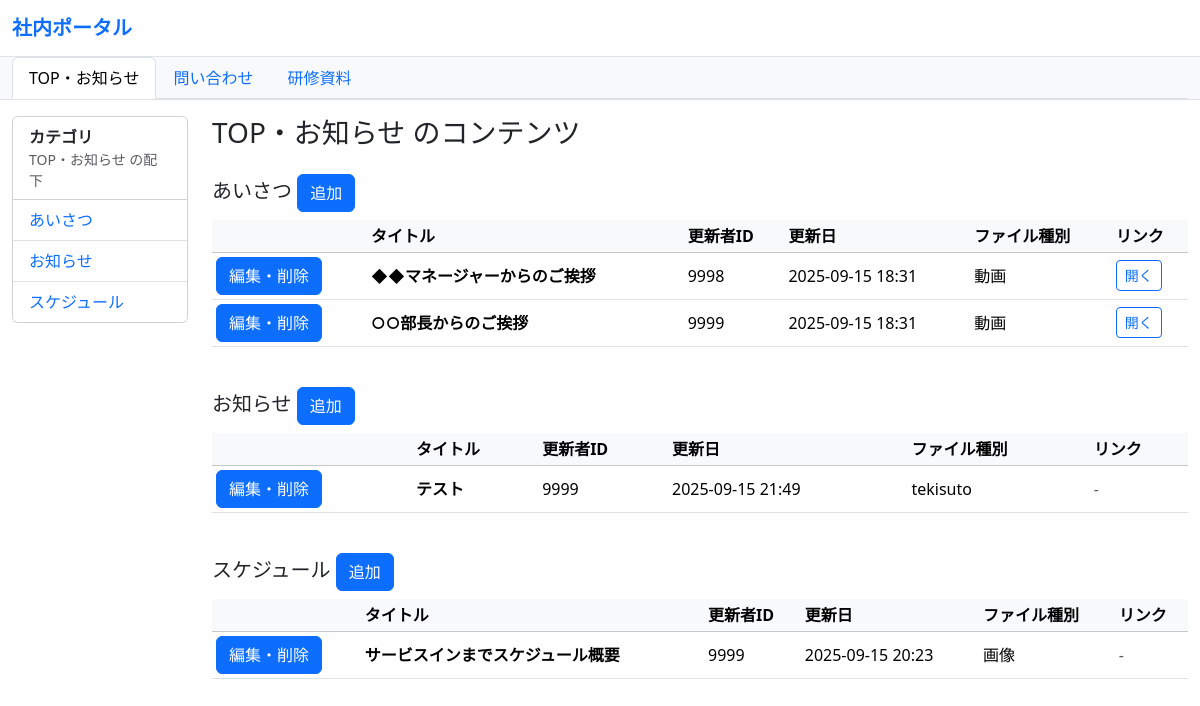
The app's page /, older data.
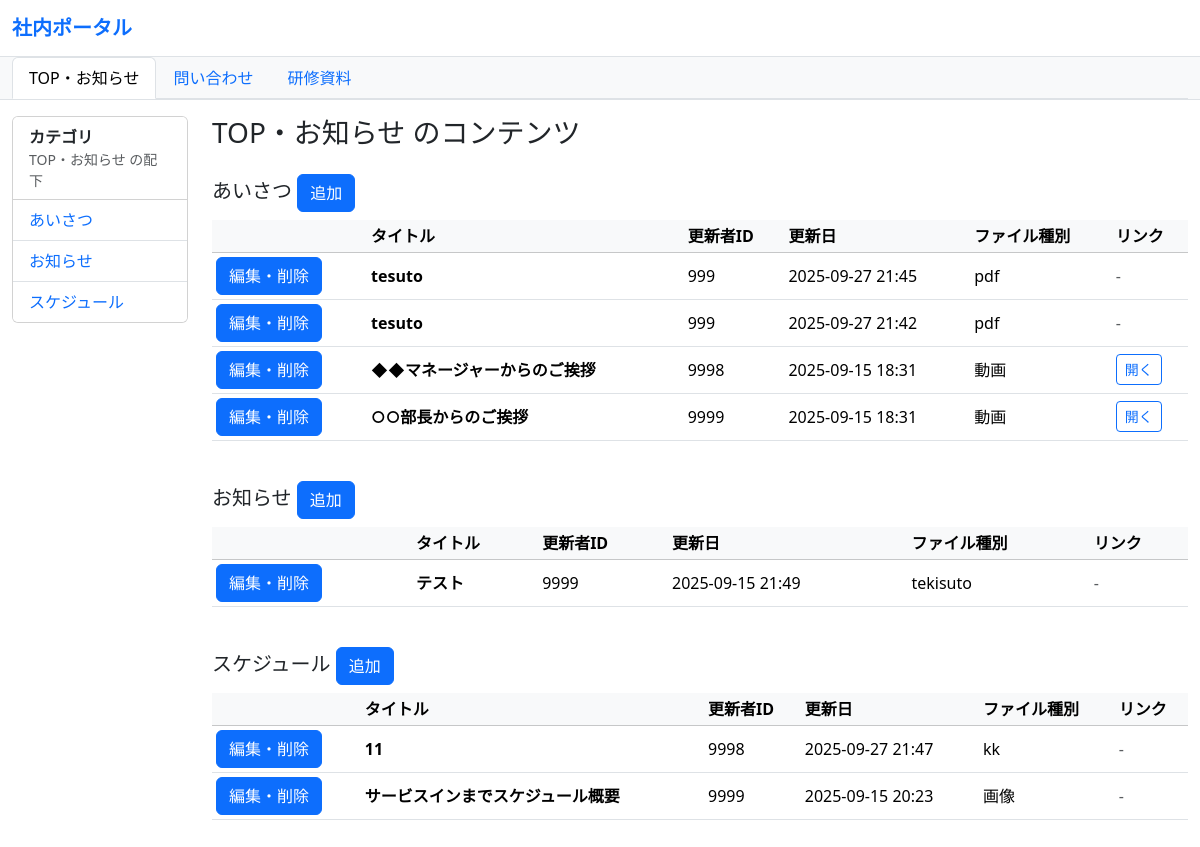
The same page, newer data.
### share/models.py (models this page shows, shortened)
class Category(models.Model):
    id = models.AutoField(primary_key=True)
    name = models.CharField(
        verbose_name="カテゴリ名",
        max_length=100
    )
    parent_id = models.PositiveIntegerField(
        db_column="親カテゴリ",
        null=True, blank=True,
    )
    class Meta:
        db_table = "カテゴリ"
        verbose_name = "カテゴリ"
        verbose_name_plural = "カテゴリ"

class Content(models.Model):
    id = models.AutoField(primary_key=True)
    administrator = models.ForeignKey(
        Administrator,
        on_delete=models.CASCADE,
        db_column="管理者ID"
    )
    category = models.ForeignKey(
        Category,
        on_delete=models.CASCADE,
        db_column="カテゴリID"
    )
    title = models.CharField(
        verbose_name="表示名称（タイトル）",
        max_length=200
    )
    description = models.TextField(
        verbose_name="概要説明",
        blank=True, null=True
    )
    updater_user_id = models.PositiveIntegerField(
        verbose_name="更新者ID",
    )
    updated_at = models.DateTimeField(
        verbose_name="更新日",
        auto_now=True
    )
    file_url = models.URLField(
        verbose_name="添付ファイル格納先URL",
        max_length=500,
        blank=True, null=True
    )
    file_type = models.CharField(
        verbose_name="ファイル種別",
        max_length=50
    )
    class Meta:
        db_table = "コンテンツ"
        verbose_name = "コンテンツ"
        verbose_name_plural = "コンテンツ"

### share/views.py (the view)
# urls.py: path("", views.parent_contents, {"parent_id": 8}, name="parent_contents_default"),
def parent_contents(request, parent_id: int):
    parent = get_object_or_404(Category, id=parent_id)
    children_qs = Category.objects.filter(parent_id=parent.id).order_by("name")
    contents_qs = (
        Content.objects
        .select_related("category")       # category.name をテンプレで使う前提
        .filter(category__parent_id=parent.id)
        .order_by("category__name", "-updated_at")
    )
    template_name = "parent_generic.html"
    return render(request, template_name, {
        "parent": parent,
        "children": children_qs,     # 左メニュー
        "contents": contents_qs,     # 右側テーブル
        "contents_by_child": _group_by_child(contents_qs),
    })

### share/context_processors.py (called while the page is built)
def parent_categories(request):
    return {
        "parent_categories": Category.objects.filter(parent_id__isnull=True).order_by("name")
    }

### share/views.py (called while the page is built)
def _group_by_child(contents_qs):
    from collections import OrderedDict
    grouped = OrderedDict()
    for c in contents_qs:
        grouped.setdefault(c.category, []).append(c)
    return grouped

### share/templates/parent_generic.html (shortened to what this page needs)
{% extends "base.html" %}
{% block left_menu %}
  {% include "includes/_left_menu_children.html" with parent=parent children=children only %}
{% endblock %}
{% block content %}
  <h1 class="h3 mb-3">{{ parent.name }} のコンテンツ</h1>
  {% for child, rows in contents_by_child.items %}
    <h2 id="child-{{ child.id }}" class="h5 mt-4 mb-2">
      {{ child.name }}
      <a class="btn btn-primary" href="{% url 'content_add' category_id=child.id %}">追加</a>
    </h2>
    <div class="table-responsive">
      <table class="table table-sm table-hover align-middle">
        <thead class="table-light">
          <tr>
            <th></th>
            <th>タイトル</th>
            <th>更新者ID</th>
            <th>更新日</th>
            <th>ファイル種別</th>
            <th>リンク</th>
          </tr>
        </thead>
        <tbody>
          {% for c in rows %}
            <tr>
              <td>
                <a class="btn btn-primary" href="{% url 'edit' content_id=c.id %}">編集・削除</a>
              </td>
              <td class="fw-semibold">{{ c.title }}</td>
              <td>{{ c.updater_user_id }}</td>
              <td>{{ c.updated_at|date:"Y-m-d H:i" }}</td>
              <td>{{ c.file_type }}</td>
              <td>
                {% if c.file_url %}
                  <a class="btn btn-sm btn-outline-primary" href="{{ c.file_url }}" target="_blank" rel="noopener">開く</a>
                {% else %}
                  <span class="text-muted">-</span>
                {% endif %}
              </td>
            </tr>
          {% empty %}
            <tr><td colspan="5" class="text-muted">コンテンツはありません</td></tr>
          {% endfor %}
        </tbody>
      </table>
    </div>
  {% empty %}
    <div class="alert alert-secondary">配下コンテンツはありません。</div>
  {% endfor %}
{% endblock %}

### share/templates/base.html (shortened to what this page needs)
<!DOCTYPE html>
<html lang="ja">
<head>
  <link href="https://cdn.jsdelivr.net/npm/bootstrap@5.3.3/dist/css/bootstrap.min.css" rel="stylesheet">
</head>
<body>
  <nav class="navbar navbar-expand-lg navbar-light bg-white border-bottom sticky-top">
    <div class="container-fluid">
      <a class="navbar-brand fw-bold text-primary" href="{% url 'parent_contents_default' %}">社内ポータル</a>
    </div>
  </nav>
  <div class="bg-light border-bottom">
    <div class="container-fluid">
      <ul class="nav nav-tabs">
        {% for cat in parent_categories %}
          <li class="nav-item">
            <a class="nav-link {% if parent and parent.id == cat.id %}active{% endif %}"
               href="{% url 'parent_contents' parent_id=cat.id %}">
              {{ cat.name }}
            </a>
          </li>
        {% empty %}
          <li class="nav-item text-muted small p-2">親カテゴリが未登録です</li>
        {% endfor %}
      </ul>
    </div>
  </div>
  <main class="container-fluid my-3">
    <div class="row">
      <aside class="col-12 col-md-3 col-lg-2 mb-3">
        {% block left_menu %}{% endblock %}
      </aside>
      <section class="col-12 col-md-9 col-lg-10">
        {% block content %}{% endblock %}
      </section>
    </div>
  </main>
</body>
</html>

### share/templates/includes/_left_menu_children.html
<div class="card">
  <div class="card-header bg-white">
    <div class="fw-bold">カテゴリ</div>
    <div class="small text-muted">{{ parent.name }} の配下</div>
  </div>
  <ul class="list-group list-group-flush">
    {% for child in children %}
      <li class="list-group-item d-flex justify-content-between align-items-center">
        <a class="text-decoration-none" href="#child-{{ child.id }}">{{ child.name }}</a>
      </li>
    {% empty %}
      <li class="list-group-item text-muted">子カテゴリはありません</li>
    {% endfor %}
  </ul>
</div>

Row changes from the older to the newer data that the page shows:
added Content: title "tesuto", updater_user_id "999", updated_at "2025-09-27 21:45", file_type "pdf", shown under Category "あいさつ"
added Content: title "tesuto", updater_user_id "999", updated_at "2025-09-27 21:42", file_type "pdf", shown under Category "あいさつ"
added Content: title "11", updater_user_id "9998", updated_at "2025-09-27 21:47", file_type "kk", shown under Category "スケジュール"
